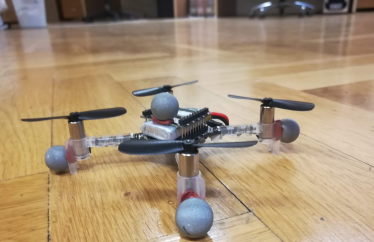
#> input picture tutorials/tutorial 3 - depth sensing/python/dron.PNG, 374 x 242 px
$ python detect_markers.py --image dron.PNG
#> lines starting #> are read from the running program, lines starting #| are printed output that depends on the picture; after the words box and inside, x2 and y2 are one past the last pixel; in counts of white or black regions, pixels touching at a corner belong together
# import the necessary packages
from imutils import contours
from skimage import measure
import numpy as np
import argparse
import imutils
import cv2
# construct the argument parse and parse the arguments
ap = argparse.ArgumentParser()
ap.add_argument("-i", "--image", required=True,
	help="path to the image file")
args = vars(ap.parse_args())

# load the image, convert it to grayscale, and blur it
image = cv2.imread(args["image"])
#> image is the input picture: shape (242, 374, 3); mean B, G, R 119.2, 146.8, 168.1
gray = cv2.cvtColor(image, cv2.COLOR_BGR2GRAY)
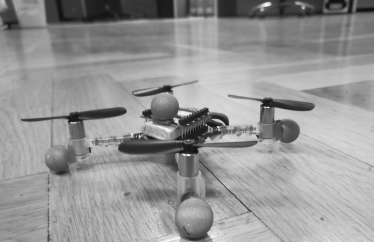
#> gray: shape (242, 374); min 14, max 251, mean 150
blurred = cv2.GaussianBlur(gray, (11, 11), 0)
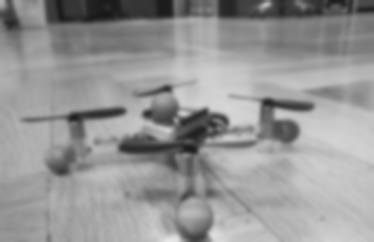
#> blurred: shape (242, 374); min 23, max 231, mean 150
cv2.imshow("", blurred)
cv2.waitKey()
# threshold the image to reveal light regions in the
# blurred image
thresh = cv2.threshold(blurred, 200, 255, cv2.THRESH_BINARY)[1]
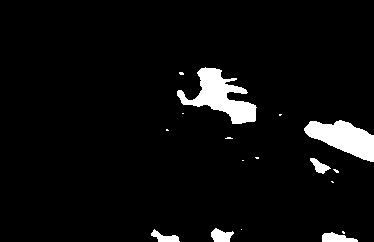
#> thresh: shape (242, 374); 5% white; 17 white regions (11 under 20 px), largest, box (x1, y1, x2, y2) and area: (177, 67, 257, 124) 1975, (304, 120, 374, 162) 1663, (322, 232, 358, 242) 238, (211, 228, 234, 242) 220, (151, 229, 180, 242) 184, (310, 158, 331, 174) 158
cv2.imshow("", thresh)
cv2.waitKey()
# perform a series of erosions and dilations to remove
# any small blobs of noise from the thresholded image
thresh = cv2.erode(thresh, None, iterations=2)
#> thresh: shape (242, 374); 3.2% white; 9 white regions (3 under 20 px), largest, box (x1, y1, x2, y2) and area: (307, 123, 374, 160) 1263, (183, 70, 254, 122) 1247, (324, 235, 355, 242) 136, (213, 231, 229, 242) 112, (160, 237, 177, 242) 68, (315, 162, 325, 171) 35
thresh = cv2.dilate(thresh, None, iterations=4)
#> thresh: shape (242, 374); 6.5% white; 6 white regions, box (x1, y1, x2, y2) and area: (175, 66, 258, 126) 2619, (303, 119, 374, 164) 2065, (320, 231, 359, 242) 348, (209, 227, 233, 242) 317, (151, 229, 181, 242) 277, (311, 158, 329, 175) 251

# perform a connected component analysis on the thresholded
# image, then initialize a mask to store only the "large"
# components
labels = measure.label(thresh, neighbors=8, background=0)
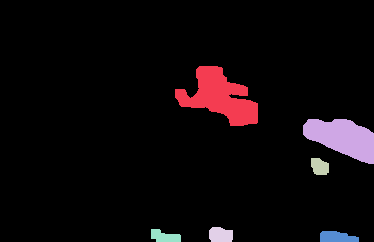
#> labels: shape (242, 374) int64; 7 distinct labels, from 0 to 6; one colour per label, 0 black
mask = np.zeros(thresh.shape, dtype="uint8")
# loop over the unique components
for label in np.unique(labels):
	# if this is the background label, ignore it
	if label == 0:
		continue
	# otherwise, construct the label mask and count the
	# number of pixels
	labelMask = np.zeros(thresh.shape, dtype="uint8")
	labelMask[labels == label] = 255
	numPixels = cv2.countNonZero(labelMask)
	# if the number of pixels in the component is sufficiently
	# large, then add it to our mask of "large blobs"
	if numPixels > 300:
		mask = cv2.add(mask, labelMask)
#> this loop made 7 passes
#> numPixels on passes 2 to 7: 2619, 2065, 251, 317, 277, 348
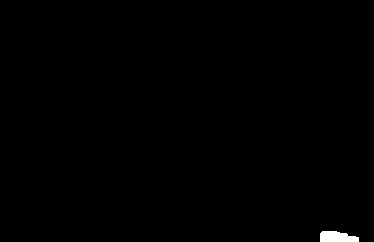
#> labelMask: shape (242, 374); 0.38% white; 1 white region, box (x1, y1, x2, y2) and area: (320, 231, 359, 242) 348
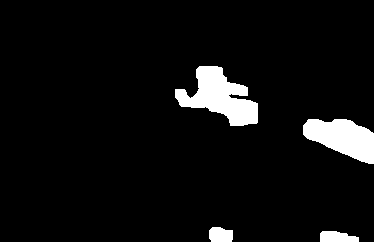
#> mask: shape (242, 374); 5.9% white; 4 white regions

# find the contours in the mask, then sort them from left to
# right
cnts = cv2.findContours(mask.copy(), cv2.RETR_EXTERNAL,
	cv2.CHAIN_APPROX_SIMPLE)
#> cnts = 4 contours; box (x1, y1, x2, y2) and area: (175, 66, 258, 126) 2476, (303, 119, 374, 164) 1974, (320, 231, 359, 242) 302, (209, 227, 233, 242) 284
cnts = imutils.grab_contours(cnts)
cnts = contours.sort_contours(cnts)[0]
# loop over the contours
for (i, c) in enumerate(cnts):
	# draw the bright spot on the image
	(x, y, w, h) = cv2.boundingRect(c)
	((cX, cY), radius) = cv2.minEnclosingCircle(c)
	cv2.circle(image, (int(cX), int(cY)), int(radius),
		(0, 0, 255), 3)
	cv2.putText(image, "#{}".format(i + 1), (x, y - 15),
		cv2.FONT_HERSHEY_SIMPLEX, 0.45, (0, 0, 255), 2)
#> this loop made 4 passes
#> (x, y, w, h, cX, cY, radius) on passes 1 to 4: (175, 66, 83, 60, 216, 105.5, 44.2), (209, 227, 24, 15, 220.5, 234.5, 12.35), (303, 119, 71, 45, 338, 144, 39.82), (320, 231, 39, 11, 339, 237, 19.42)
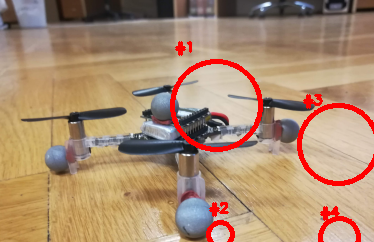
#> image: shape (242, 374, 3); 4.06% of pixels changed, all inside (x1, y1, x2, y2) = (170, 41, 374, 242)
# show the output image
cv2.imshow("Image", image)
cv2.waitKey(0)
